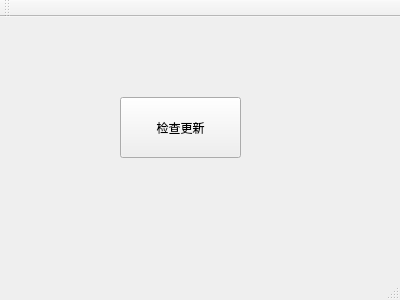
<?xml version="1.0" encoding="UTF-8"?>
<ui version="4.0">
 <class>MainWindow</class>
 <widget class="QMainWindow" name="MainWindow">
  <property name="geometry">
   <rect>
    <x>0</x>
    <y>0</y>
    <width>400</width>
    <height>300</height>
   </rect>
  </property>
  <property name="windowTitle">
   <string>MainWindow</string>
  </property>
  <widget class="QWidget" name="centralWidget">
   <widget class="QPushButton" name="pushButton">
    <property name="geometry">
     <rect>
      <x>120</x>
      <y>80</y>
      <width>121</width>
      <height>61</height>
     </rect>
    </property>
    <property name="text">
     <string>检查更新</string>
    </property>
   </widget>
  </widget>
  <widget class="QMenuBar" name="menuBar">
   <property name="geometry">
    <rect>
     <x>0</x>
     <y>0</y>
     <width>400</width>
     <height>23</height>
    </rect>
   </property>
  </widget>
  <widget class="QToolBar" name="mainToolBar">
   <attribute name="toolBarArea">
    <enum>TopToolBarArea</enum>
   </attribute>
   <attribute name="toolBarBreak">
    <bool>false</bool>
   </attribute>
  </widget>
  <widget class="QStatusBar" name="statusBar"/>
 </widget>
 <layoutdefault spacing="6" margin="11"/>
 <resources/>
 <connections/>
</ui>
